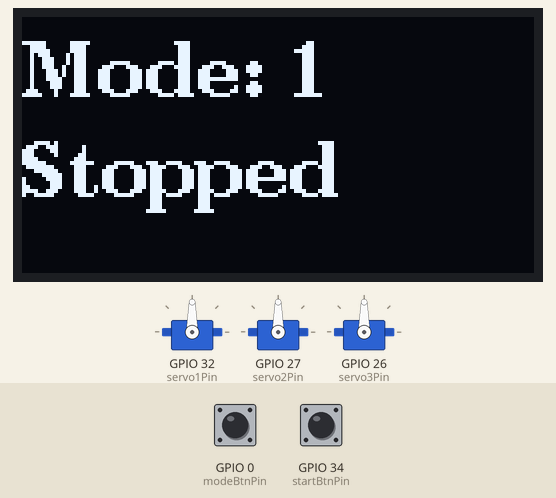
The sketch below on a simulated ESP32. Parts: 128×64 one-colour display, 3 × servo. The inputs (shaded band) are chosen by the test bench; at power-on: GPIO 34 (startBtnPin) LOW, GPIO 0 (modeBtnPin) HIGH. What the sketch prints to the serial monitor is not drawn.

Above: at 1.2 s.
1.3 s: GPIO 34 (startBtnPin) pulled HIGH for 0.15 s
At 1.9 s:
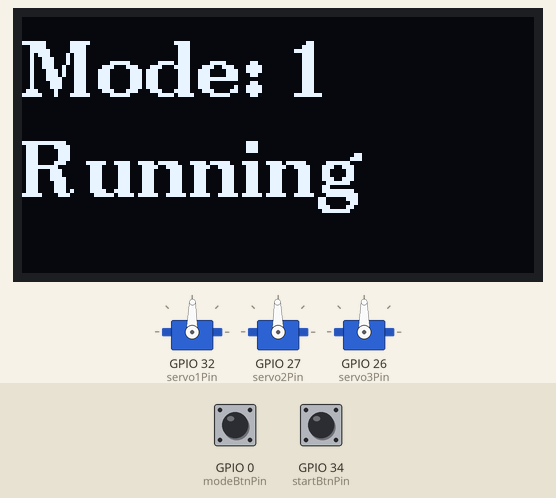
4.4 s: GPIO 0 (modeBtnPin) pulled LOW for 0.15 s
At 5.02 s:
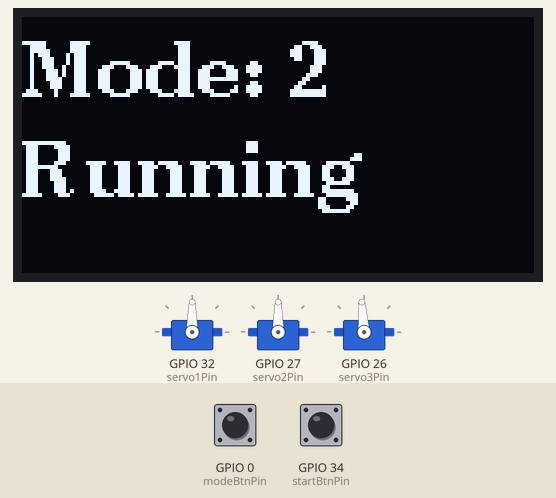
5.1 s: GPIO 34 (startBtnPin) pulled HIGH for 1 s
At 6.8 s:
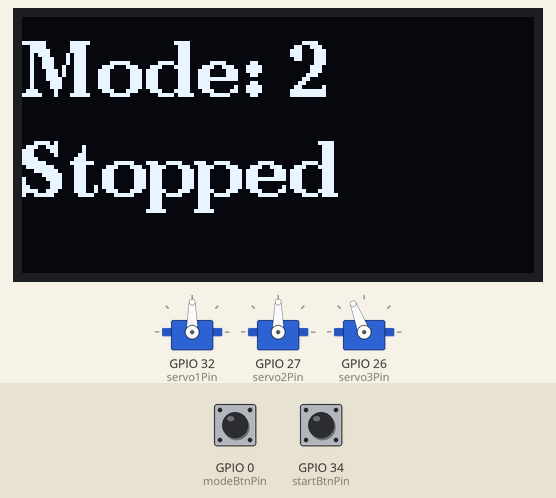
7.6 s: GPIO 34 (startBtnPin) pulled HIGH for 0.15 s
At 7.77 s:
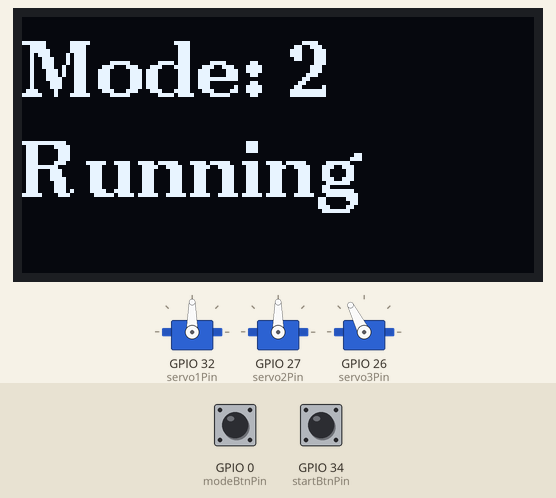
8.3 s: GPIO 0 (modeBtnPin) pulled LOW for 0.15 s
At 8.9 s:
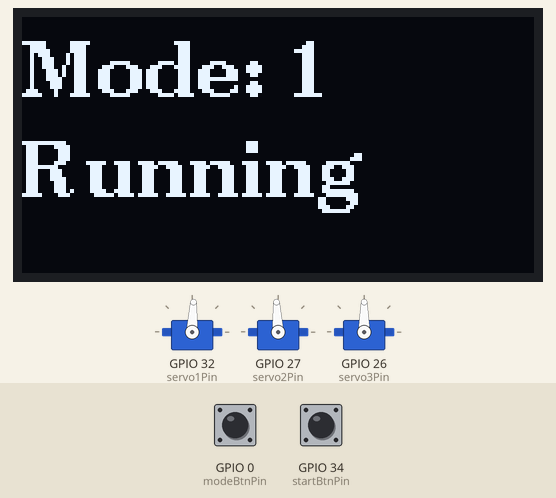
9.0 s: GPIO 0 (modeBtnPin) pulled LOW for 3.2 s
At 14.2 s:
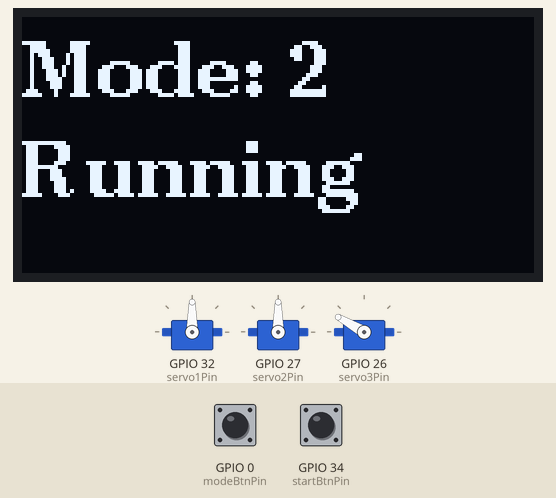
Timing chart, 0 to 17.3 s (numbered marks = the images above; inputs shaded):
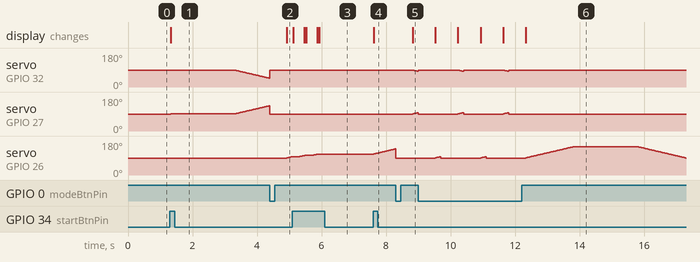

Measured:
- after the input at 1.3 s, servo on GPIO 32 (servo1Pin): moves from 90° to 46° over 3.1 s, starting at once; servo on GPIO 27 (servo2Pin): moves from 90° to 134° over 3.1 s, starting at once; the display: changes at once (image 1)
- after the input at 4.4 s, servo on GPIO 26 (servo3Pin): 90° → 97° after 0.53 s; the display: changes after 0.53 s (image 2)
- after the input at 5.1 s, the display: changes at once (image 3)
- after the input at 7.6 s, servo on GPIO 26 (servo3Pin): moves from 111° to 138° over 0.65 s, starting at once; the display: changes at once (image 4)
- after the input at 8.3 s, servo on GPIO 32 (servo1Pin): 90° → 83° after 0.53 s; servo on GPIO 27 (servo2Pin): 90° → 97° after 0.53 s; the display: changes after 0.53 s (image 5)
- after the input at 9.0 s, the display: changes after 0.53 s (image 6)

The sketch:

LED1.ino
```cpp
#include <ESP32Servo.h>
#include <U8g2lib.h>

// --- OLED Setup ---
U8G2_SSD1306_128X64_NONAME_F_HW_I2C u8g2(U8G2_R0, U8X8_PIN_NONE);

// Servo objects
Servo servo1;
Servo servo2;
Servo servo3;

// Servo positions
int pos1 = 90;
int pos2 = 90;
int pos3 = 90;

// Pins
const int servo1Pin = 32;
const int servo2Pin = 27;
const int servo3Pin = 26;
const int startBtnPin = 34;  // external button (not pull-up)
const int modeBtnPin  = 0;   // internal pull-up button

// States
bool running = false;
int mode = 1;  // 1 = servo1+servo2 mode, 2 = servo3 mode

// Timing for button debounce
unsigned long lastDebounceTimeStart = 0;
unsigned long lastDebounceTimeMode = 0;
const unsigned long debounceDelay = 200;

// Variables for non-blocking servo motion
int target1 = 90, target2 = 90, stepDelay = 25;
unsigned long lastStepTime = 0;

int servo3Dir = 1;  // direction for servo3 (1=forward, -1=backward)

// Pause handling
bool pausing = false;
unsigned long pauseStart = 0;
const unsigned long pauseDuration = 2000; // 2 seconds

void setup() {
  // OLED init
  u8g2.begin();
  u8g2.enableUTF8Print();

  // Servos
  servo1.attach(servo1Pin);
  servo2.attach(servo2Pin);
  servo3.attach(servo3Pin);

  servo1.write(90);
  servo2.write(90);
  servo3.write(90);

  pinMode(startBtnPin, INPUT);       // external resistor button
  pinMode(modeBtnPin, INPUT_PULLUP); // internal pull-up

  Serial.begin(9600);

  updateOLED();  // Show initial mode
}

// --- Move all servos to neutral before mode change ---
void goNeutral() {
  pos1 = pos2 = pos3 = 90;
  servo1.write(90);
  servo2.write(90);
  servo3.write(90);
  delay(500);  // small delay to settle
}

// --- Update OLED display ---
void updateOLED() {
  u8g2.clearBuffer();
  u8g2.setFont(u8g2_font_ncenB14_tr);
  u8g2.setCursor(0, 20);
  u8g2.print("Mode: ");
  u8g2.print(mode);
  u8g2.setCursor(0, 45);
  if (running) {
    u8g2.print("Running");
  } else {
    u8g2.print("Stopped");
  }
  u8g2.sendBuffer();
}

void loop() {
  // --- Handle Start/Stop button ---
  if (digitalRead(startBtnPin) == HIGH && (millis() - lastDebounceTimeStart > debounceDelay)) {
    running = !running;  // Toggle start/stop
    lastDebounceTimeStart = millis();
    Serial.print("Running: "); Serial.println(running);
    updateOLED();
  }

  // --- Handle Mode button ---
  if (digitalRead(modeBtnPin) == LOW && (millis() - lastDebounceTimeMode > debounceDelay)) {
    goNeutral();  // return to neutral before switching mode
    mode = (mode == 1) ? 2 : 1;  // Switch mode
    lastDebounceTimeMode = millis();
    Serial.print("Mode: "); Serial.println(mode);
    updateOLED();
  }

  if (!running) return;  // Do nothing if stopped

  // Handle pause
  if (pausing) {
    if (millis() - pauseStart >= pauseDuration) {
      pausing = false; // end pause
    } else {
      return; // still pausing, do nothing
    }
  }

  // --- Mode 1: Servo1 + Servo2 smooth motion ---
  if (mode == 1) {
    if (millis() - lastStepTime >= stepDelay) {
      lastStepTime = millis();

      if (pos1 == target1 && pos2 == target2) {
        pausing = true;
        pauseStart = millis();

        if (target1 == 150 && target2 == 30) { target1 = 90; target2 = 90; }
        else if (target1 == 90 && target2 == 90) { target1 = 30; target2 = 150; }
        else { target1 = 150; target2 = 30; }
      }

      if (pos1 < target1) pos1++;
      else if (pos1 > target1) pos1--;

      if (pos2 < target2) pos2++;
      else if (pos2 > target2) pos2--;

      servo1.write(pos1);
      servo2.write(pos2);
    }
  }

  // --- Mode 2: Servo3 sweeping ---
  else if (mode == 2) {
    if (millis() - lastStepTime >= stepDelay) {
      lastStepTime = millis();

      pos3 += servo3Dir;
      servo3.write(pos3);

      if (pos3 >= 150) {
        servo3Dir = -1;
        pausing = true;
        pauseStart = millis();
      }
      if (pos3 <= 30) {
        servo3Dir = 1;
        pausing = true;
        pauseStart = millis();
      }
    }
  }
}
```
